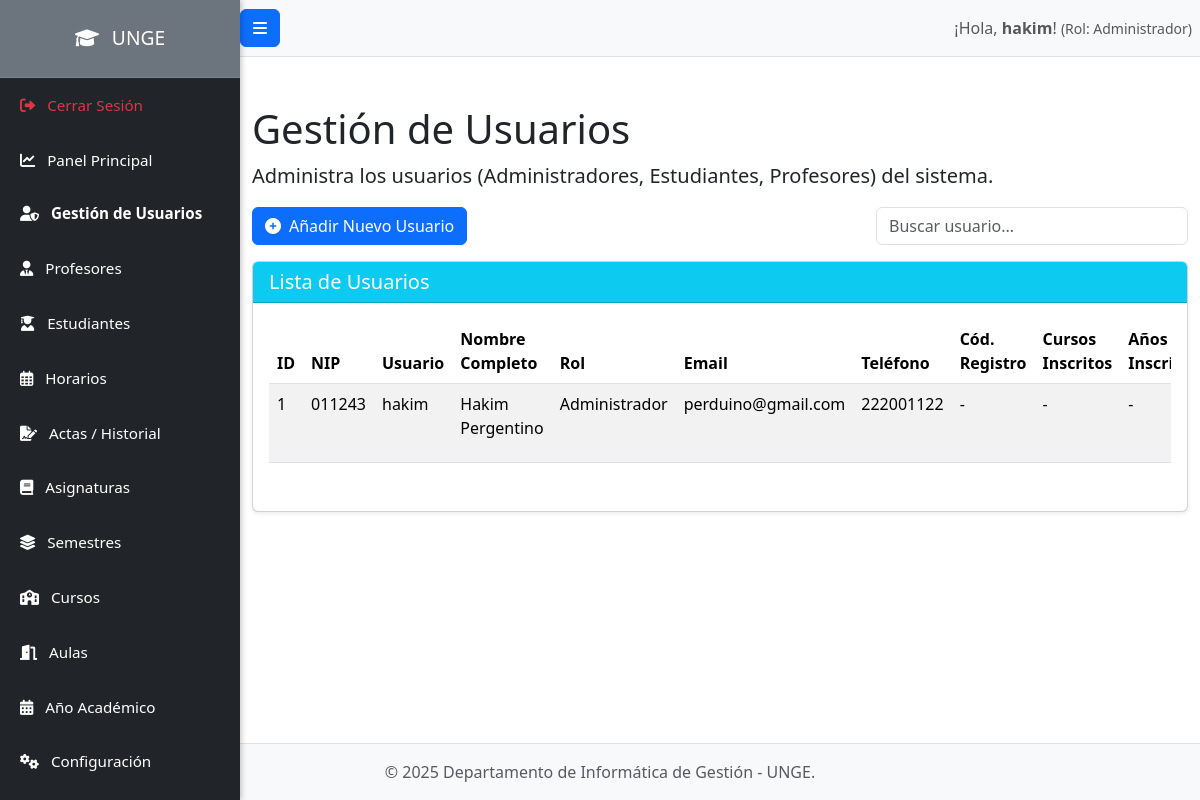
The app's page /admin/usuarios.php (signed in) with its own data.
### tables this page shows
CREATE TABLE `usuarios` (
  `id` int(11) NOT NULL,
  `nombre_usuario` varchar(100) NOT NULL,
  `password_hash` varchar(255) NOT NULL,
  `id_rol` int(11) NOT NULL,
  `nombre_completo` varchar(255) NOT NULL,
  `email` varchar(255) DEFAULT NULL,
  `telefono` varchar(50) DEFAULT NULL,
  `nip` varchar(50) DEFAULT NULL,
  `estado` enum('Activo','Inactivo','Bloqueado') NOT NULL DEFAULT 'Activo',
  `fecha_registro` datetime DEFAULT current_timestamp()
);

CREATE TABLE `roles` (
  `id` int(11) NOT NULL,
  `nombre_rol` varchar(50) NOT NULL
);

### admin/usuarios.php (the view, shortened to what this page needs)
<?php
require_once '../config/database.php';
include_once '../includes/header.php';
$stmt_usuarios = $pdo->query("
    SELECT u.id, u.nombre_usuario, u.nombre_completo, u.email, u.telefono, u.nip, u.estado,
           r.id AS id_rol, r.nombre_rol,
           e.id AS estudiante_id, e.codigo_registro,
           p.especialidad,
           p.grado_academico
    FROM usuarios u
    JOIN roles r ON u.id_rol = r.id
    LEFT JOIN estudiantes e ON u.id = e.id_usuario
    LEFT JOIN profesores p ON u.id = p.id_usuario
    ORDER BY u.id DESC
");
$usuarios = $stmt_usuarios->fetchAll(PDO::FETCH_ASSOC);
?>
<h1 class="mt-4">Gestión de Usuarios</h1>
<p class="lead">Administra los usuarios (Administradores, Estudiantes, Profesores) del sistema.</p>
<div class="mb-3 d-flex justify-content-between align-items-center">
    <button type="button" class="btn btn-primary" data-bs-toggle="modal" data-bs-target="#userModal" id="addUserBtn">
        <i class="fas fa-plus-circle me-2"></i>Añadir Nuevo Usuario
    </button>
    <div class="col-md-4">
        <input type="search" class="form-control" id="searchInput" placeholder="Buscar usuario...">
    </div>
</div>
<div class="card shadow-sm mb-4">
    <div class="card-header bg-info text-white">
        <h5 class="mb-0">Lista de Usuarios</h5>
    </div>
    <div class="card-body">
        <div class="table-responsive">
            <table class="table table-hover table-striped" id="usuariosTable">
                <thead>
                    <tr>
                        <th>ID</th>
                        <th>NIP</th>
                        <th>Usuario</th>
                        <th>Nombre Completo</th>
                        <th>Rol</th>
                        <th>Email</th>
                        <th>Teléfono</th>
                        <th>Cód. Registro</th>
                        <th>Cursos Inscritos</th> <th>Años de Inscripción</th> <th>Especialidad</th>
                    </tr>
                </thead>
                <tbody>
                    <?php if (count($usuarios) > 0): ?>
                        <?php foreach ($usuarios as $user): ?>
                            <tr data-id="<?php echo htmlspecialchars($user['id']); ?>"
                                data-nombre_usuario="<?php echo htmlspecialchars($user['nombre_usuario']); ?>"
                                data-nombre_completo="<?php echo htmlspecialchars($user['nombre_completo']); ?>"
                                data-email="<?php echo htmlspecialchars($user['email']); ?>"
                                data-telefono="<?php echo htmlspecialchars($user['telefono']); ?>"
                                data-nip="<?php echo htmlspecialchars($user['nip']); ?>"
                                data-id_rol="<?php echo htmlspecialchars($user['id_rol']); ?>" data-nombre_rol="<?php echo htmlspecialchars($user['nombre_rol']); ?>"
                                data-codigo_registro="<?php echo htmlspecialchars($user['codigo_registro'] ?? ''); ?>"
                                data-estudiante_id="<?php echo htmlspecialchars($user['estudiante_id'] ?? ''); ?>"
                                data-cursos_inscritos_json='<?php echo json_encode($user['cursos_inscritos']); ?>'
                                data-especialidad="<?php echo htmlspecialchars($user['especialidad'] ?? ''); ?>" data-grado_academico="<?php echo htmlspecialchars($user['grado_academico'] ?? ''); ?>" data-estado="<?php echo htmlspecialchars($user['estado']); ?>">
                                <td><?php echo htmlspecialchars($user['id']); ?></td>
                                <td><?php echo htmlspecialchars($user['nip']); ?></td>
                                <td><?php echo htmlspecialchars($user['nombre_usuario']); ?></td>
                                <td><?php echo htmlspecialchars($user['nombre_completo']); ?></td>
                                <td><?php echo htmlspecialchars($user['nombre_rol']); ?></td>
                                <td><?php echo htmlspecialchars($user['email']); ?></td>
                                <td><?php echo htmlspecialchars($user['telefono']); ?></td>
                                <td><?php echo htmlspecialchars($user['nombre_rol'] === 'Estudiante' ? ($user['codigo_registro'] ?? '-') : '-'); ?></td>
                                <td><?php echo htmlspecialchars($user['cursos_nombres_display']); ?></td> <td><?php echo htmlspecialchars($user['anios_inscripcion_display']); ?></td>
                            </tr>
                        <?php endforeach; ?>
                    <?php else: ?>
                        <tr>
                            <td colspan="14" class="text-center">No hay usuarios registrados.</td>
                        </tr>
                    <?php endif; ?>
                </tbody>
            </table>
        </div>
    </div>
</div>
<?php include_once '../includes/footer.php'; ?>
<div class="toast-container position-fixed bottom-0 end-0 p-3" style="z-index: 1100;">
</div>

### public/css/style.css (style rules this page uses)
body { overflow-x: hidden; }
body { display: flex; flex-direction: column; min-height: 100vh; }
.card { border-radius: 0.5rem; border: none; }
.btn-primary { background-color: #007bff; border-color: #007bff; }

### records on screen
usuarios: id "1", nip "011243", nombre_usuario "hakim", nombre_completo "Hakim Pergentino", id_rol.nombre_rol "Administrador", email "perduino@gmail.com", telefono "222001122", id_rol.nombre_rol "-", cursos_nombres_display "-", anios_inscripcion_display "-"

### other values on screen
$_SESSION['username'] "hakim"
$_SESSION['user_role'] "Administrador"
